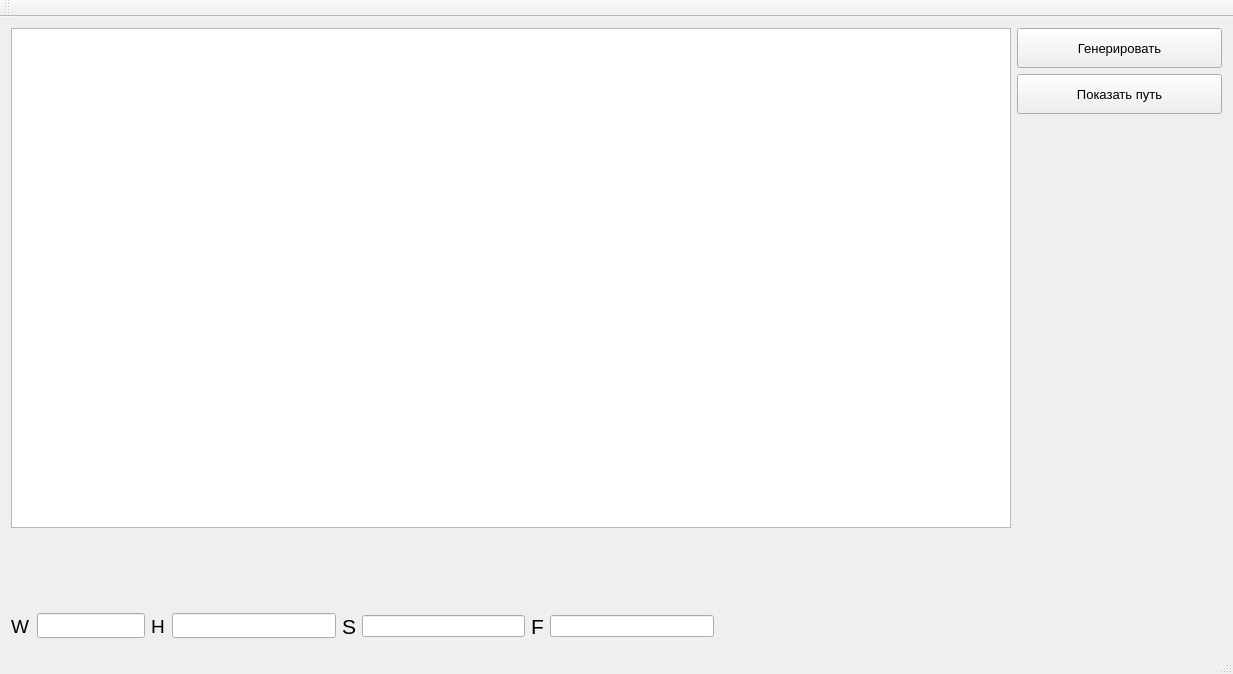
<?xml version="1.0" encoding="UTF-8"?>
<ui version="4.0">
 <class>MainWindow</class>
 <widget class="QMainWindow" name="MainWindow">
  <property name="geometry">
   <rect>
    <x>0</x>
    <y>0</y>
    <width>1233</width>
    <height>674</height>
   </rect>
  </property>
  <property name="sizePolicy">
   <sizepolicy hsizetype="Expanding" vsizetype="Expanding">
    <horstretch>0</horstretch>
    <verstretch>0</verstretch>
   </sizepolicy>
  </property>
  <property name="windowTitle">
   <string>MainWindow</string>
  </property>
  <widget class="QWidget" name="centralWidget">
   <layout class="QGridLayout" name="gridLayout">
    <item row="0" column="0" rowspan="2">
     <widget class="CustomView" name="grid">
      <property name="sizePolicy">
       <sizepolicy hsizetype="Preferred" vsizetype="Preferred">
        <horstretch>0</horstretch>
        <verstretch>0</verstretch>
       </sizepolicy>
      </property>
      <property name="minimumSize">
       <size>
        <width>1000</width>
        <height>500</height>
       </size>
      </property>
      <property name="maximumSize">
       <size>
        <width>16777215</width>
        <height>16777215</height>
       </size>
      </property>
     </widget>
    </item>
    <item row="0" column="1">
     <layout class="QVBoxLayout" name="verticalLayout">
      <item>
       <widget class="QPushButton" name="GenerateButton">
        <property name="sizePolicy">
         <sizepolicy hsizetype="Preferred" vsizetype="Preferred">
          <horstretch>0</horstretch>
          <verstretch>0</verstretch>
         </sizepolicy>
        </property>
        <property name="minimumSize">
         <size>
          <width>100</width>
          <height>40</height>
         </size>
        </property>
        <property name="maximumSize">
         <size>
          <width>16777215</width>
          <height>40</height>
         </size>
        </property>
        <property name="font">
         <font>
          <pointsize>10</pointsize>
         </font>
        </property>
        <property name="text">
         <string>Генерировать</string>
        </property>
       </widget>
      </item>
      <item>
       <widget class="QPushButton" name="PathShower">
        <property name="minimumSize">
         <size>
          <width>100</width>
          <height>40</height>
         </size>
        </property>
        <property name="font">
         <font>
          <pointsize>10</pointsize>
         </font>
        </property>
        <property name="text">
         <string>Показать путь</string>
        </property>
       </widget>
      </item>
     </layout>
    </item>
    <item row="1" column="1" rowspan="2">
     <spacer name="verticalSpacer_2">
      <property name="orientation">
       <enum>Qt::Vertical</enum>
      </property>
      <property name="sizeHint" stdset="0">
       <size>
        <width>20</width>
        <height>293</height>
       </size>
      </property>
     </spacer>
    </item>
    <item row="2" column="0">
     <spacer name="verticalSpacer">
      <property name="orientation">
       <enum>Qt::Vertical</enum>
      </property>
      <property name="sizeType">
       <enum>QSizePolicy::Fixed</enum>
      </property>
      <property name="sizeHint" stdset="0">
       <size>
        <width>20</width>
        <height>40</height>
       </size>
      </property>
     </spacer>
    </item>
    <item row="3" column="0" colspan="2">
     <layout class="QHBoxLayout" name="horizontalLayout">
      <item>
       <widget class="QLabel" name="widthlabel">
        <property name="sizePolicy">
         <sizepolicy hsizetype="Expanding" vsizetype="Expanding">
          <horstretch>0</horstretch>
          <verstretch>0</verstretch>
         </sizepolicy>
        </property>
        <property name="minimumSize">
         <size>
          <width>20</width>
          <height>20</height>
         </size>
        </property>
        <property name="maximumSize">
         <size>
          <width>15</width>
          <height>30</height>
         </size>
        </property>
        <property name="font">
         <font>
          <pointsize>14</pointsize>
         </font>
        </property>
        <property name="text">
         <string>W</string>
        </property>
       </widget>
      </item>
      <item>
       <widget class="QLineEdit" name="lineEdit_width">
        <property name="sizePolicy">
         <sizepolicy hsizetype="Preferred" vsizetype="Preferred">
          <horstretch>0</horstretch>
          <verstretch>0</verstretch>
         </sizepolicy>
        </property>
        <property name="maximumSize">
         <size>
          <width>200</width>
          <height>25</height>
         </size>
        </property>
       </widget>
      </item>
      <item>
       <widget class="QLabel" name="heightlabel">
        <property name="sizePolicy">
         <sizepolicy hsizetype="Expanding" vsizetype="Preferred">
          <horstretch>0</horstretch>
          <verstretch>0</verstretch>
         </sizepolicy>
        </property>
        <property name="minimumSize">
         <size>
          <width>15</width>
          <height>15</height>
         </size>
        </property>
        <property name="maximumSize">
         <size>
          <width>15</width>
          <height>30</height>
         </size>
        </property>
        <property name="font">
         <font>
          <pointsize>14</pointsize>
         </font>
        </property>
        <property name="text">
         <string>H</string>
        </property>
       </widget>
      </item>
      <item>
       <widget class="QLineEdit" name="lineEdit_height">
        <property name="sizePolicy">
         <sizepolicy hsizetype="Expanding" vsizetype="Expanding">
          <horstretch>0</horstretch>
          <verstretch>0</verstretch>
         </sizepolicy>
        </property>
        <property name="maximumSize">
         <size>
          <width>200</width>
          <height>25</height>
         </size>
        </property>
       </widget>
      </item>
      <item>
       <widget class="QLabel" name="Start">
        <property name="font">
         <font>
          <pointsize>16</pointsize>
         </font>
        </property>
        <property name="text">
         <string>S</string>
        </property>
       </widget>
      </item>
      <item>
       <widget class="QLineEdit" name="lineEdit_input_start"/>
      </item>
      <item>
       <widget class="QLabel" name="Finish">
        <property name="font">
         <font>
          <pointsize>16</pointsize>
         </font>
        </property>
        <property name="text">
         <string>F</string>
        </property>
       </widget>
      </item>
      <item>
       <widget class="QLineEdit" name="lineEdit_input_finish"/>
      </item>
      <item>
       <spacer name="horizontalSpacer">
        <property name="orientation">
         <enum>Qt::Horizontal</enum>
        </property>
        <property name="sizeHint" stdset="0">
         <size>
          <width>508</width>
          <height>20</height>
         </size>
        </property>
       </spacer>
      </item>
     </layout>
    </item>
   </layout>
  </widget>
  <widget class="QMenuBar" name="menuBar">
   <property name="geometry">
    <rect>
     <x>0</x>
     <y>0</y>
     <width>1233</width>
     <height>21</height>
    </rect>
   </property>
  </widget>
  <widget class="QToolBar" name="mainToolBar">
   <attribute name="toolBarArea">
    <enum>TopToolBarArea</enum>
   </attribute>
   <attribute name="toolBarBreak">
    <bool>false</bool>
   </attribute>
  </widget>
  <widget class="QStatusBar" name="statusBar"/>
 </widget>
 <layoutdefault spacing="6" margin="11"/>
 <customwidgets>
  <customwidget>
   <class>CustomView</class>
   <extends>QGraphicsView</extends>
   <header>customview.h</header>
  </customwidget>
 </customwidgets>
 <tabstops>
  <tabstop>lineEdit_width</tabstop>
  <tabstop>lineEdit_height</tabstop>
  <tabstop>GenerateButton</tabstop>
  <tabstop>grid</tabstop>
  <tabstop>lineEdit_input_start</tabstop>
  <tabstop>lineEdit_input_finish</tabstop>
  <tabstop>PathShower</tabstop>
 </tabstops>
 <resources/>
 <connections/>
</ui>
